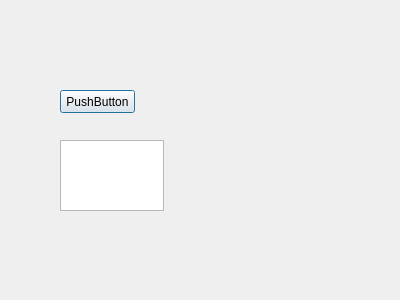
<?xml version="1.0" encoding="UTF-8"?>
<ui version="4.0">
 <class>Dialog</class>
 <widget class="QDialog" name="Dialog">
  <property name="geometry">
   <rect>
    <x>0</x>
    <y>0</y>
    <width>400</width>
    <height>300</height>
   </rect>
  </property>
  <property name="windowTitle">
   <string>Dialog</string>
  </property>
  <widget class="QPushButton" name="pushButton">
   <property name="geometry">
    <rect>
     <x>60</x>
     <y>90</y>
     <width>75</width>
     <height>23</height>
    </rect>
   </property>
   <property name="text">
    <string>PushButton</string>
   </property>
  </widget>
  <widget class="QTextEdit" name="textEdit">
   <property name="geometry">
    <rect>
     <x>60</x>
     <y>140</y>
     <width>104</width>
     <height>71</height>
    </rect>
   </property>
  </widget>
 </widget>
 <resources/>
 <connections>
  <connection>
   <sender>pushButton</sender>
   <signal>clicked()</signal>
   <receiver>Dialog</receiver>
   <slot>slot1()</slot>
   <hints>
    <hint type="sourcelabel">
     <x>97</x>
     <y>109</y>
    </hint>
    <hint type="destinationlabel">
     <x>284</x>
     <y>147</y>
    </hint>
   </hints>
  </connection>
 </connections>
 <slots>
  <slot>slot1()</slot>
  <slot>slot2()</slot>
 </slots>
</ui>
